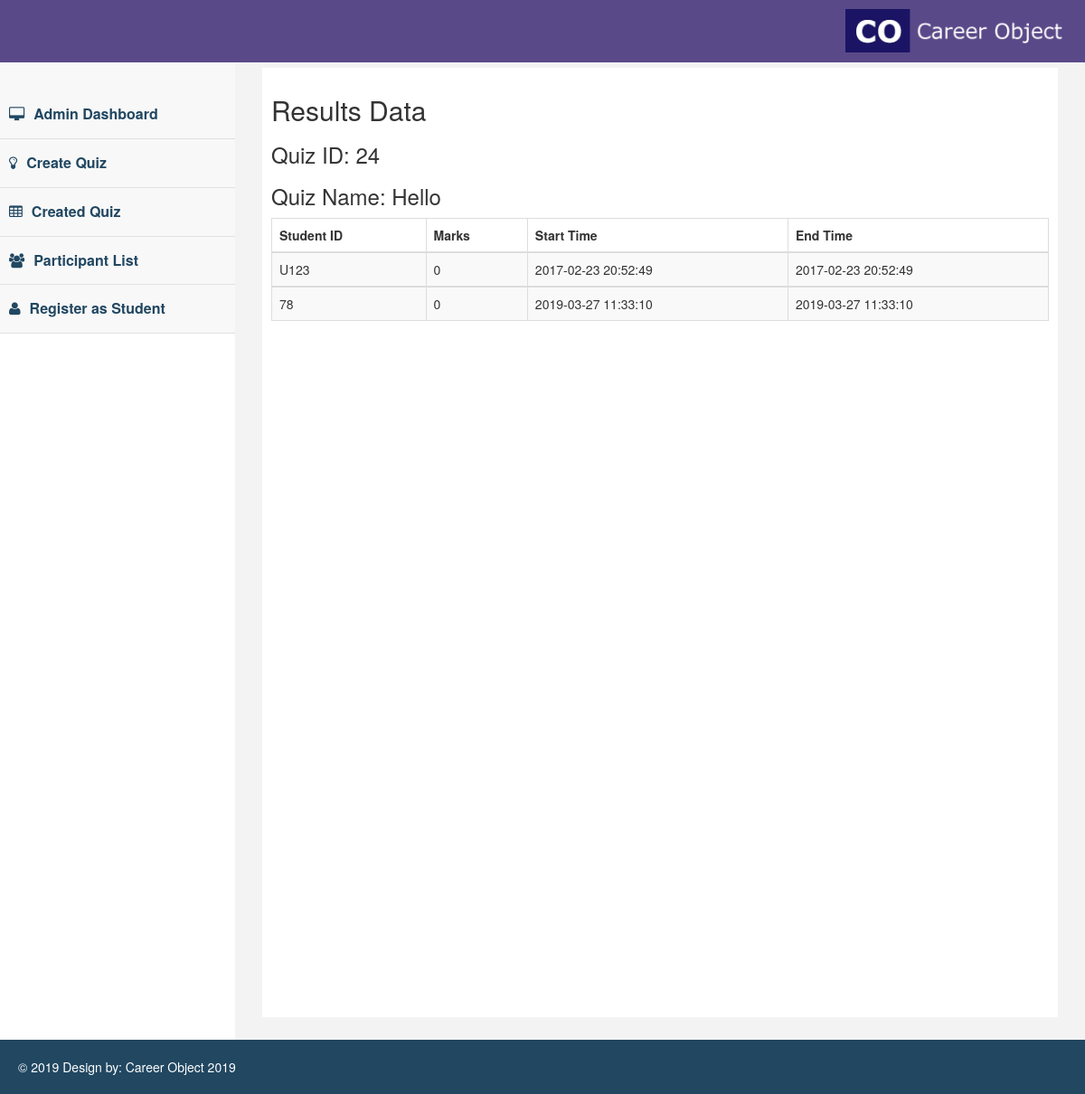
The page /student_quiz_data.php?quiz_id=24 on the database its author committed.
### tables this page shows
CREATE TABLE `create_quiz` (
  `quiz_id` int(11) NOT NULL,
  `quiz_name` varchar(30) NOT NULL,
  `total_ques` int(11) NOT NULL,
  `display_ques` int(11) NOT NULL,
  `time_allocated` int(11) NOT NULL,
  `for_right` int(11) NOT NULL,
  `for_wrong` int(11) NOT NULL,
  `status` int(11) NOT NULL DEFAULT '0',
  `created_by` varchar(200) NOT NULL,
  `instruction` varchar(1000) NOT NULL
);

CREATE TABLE `quiz_data` (
  `trix_id` varchar(30) NOT NULL,
  `quiz_id` int(11) NOT NULL,
  `marks` float NOT NULL,
  `start_time` timestamp NOT NULL DEFAULT CURRENT_TIMESTAMP ON UPDATE CURRENT_TIMESTAMP,
  `end_time` timestamp NOT NULL DEFAULT '0000-00-00 00:00:00',
  `attempt` int(11) NOT NULL DEFAULT '0'
);

### function.php (called while the page is built, shortened)
<?php
function get_quiz_details($quiz_id)
{
$sql="select * from create_quiz where quiz_id=$quiz_id";
foreach($GLOBALS['db']->query($sql) as $row);
return $row;
}
?>

### student_quiz_data.php (the view, shortened to what this page needs)
<?php
include('header.php');
include('function.php');
$quiz_detail=get_quiz_details($_GET['quiz_id']);
?>
<body>
        <div id="page-wrapper" >
          <div id="page-inner">
                <div class="row">
                    <div class="col-md-12">
                        <h2>Results Data</h2>
                        <h3>Quiz ID: <?php echo $quiz_detail['quiz_id'];?></h3>
                        <h3>Quiz Name: <?php echo $quiz_detail['quiz_name'];?></h3>
                       <table class="table table-striped table-bordered table-hover">
                            <thead>
                                <tr>
                                    <th>Student ID</th>
                                    <th>Marks</th>
                                    <th>Start Time</th>
                                    <th>End Time</th>
                                </tr>
                            </thead>
                          <?php
                              $sql="select * from quiz_data where quiz_id=".$quiz_detail['quiz_id']." order by marks desc";
                              foreach ($GLOBALS['db']->query($sql) as $row)
                              {
                          ?>
                            <tbody>
                                <tr>
                                    <td><?php echo $row['trix_id'];?></td>
                                    <td><?php echo $row['marks'];?></td>
                                    <td><?php echo $row['start_time'];?></td>
                                    <td><?php echo $row['end_time'];?></td>
                                </tr>
                            </tbody>
                           <?php }?>
                        </table>
                    </div>
                   </div>
              </div>
</body>
<?php include('footer.php');?>

### assets/css/custom.css (style rules this page uses)
body { font-family: 'Open Sans', sans-serif; line-height:30px; }
#page-wrapper { padding: 15px 15px; min-height: 600px; background:#F3F3F3; }
#page-inner { width:100%; margin:10px 20px 10px 0px; background-color:#fff!important; padding:10px; min-height:1050px; }
@media (min-width:768px) { #page-wrapper { margin: 0 0 0 260px; padding: 15px 30px; min-height: 1050px; } }

### rows shown on the page
create_quiz: quiz_id "24", quiz_name "Hello"
quiz_data: trix "U123", marks "0", start_time "2017-02-23 20:52:49", end_time "2017-02-23 20:52:49"
quiz_data: trix "78", marks "0", start_time "2019-03-27 11:33:10", end_time "2019-03-27 11:33:10"
